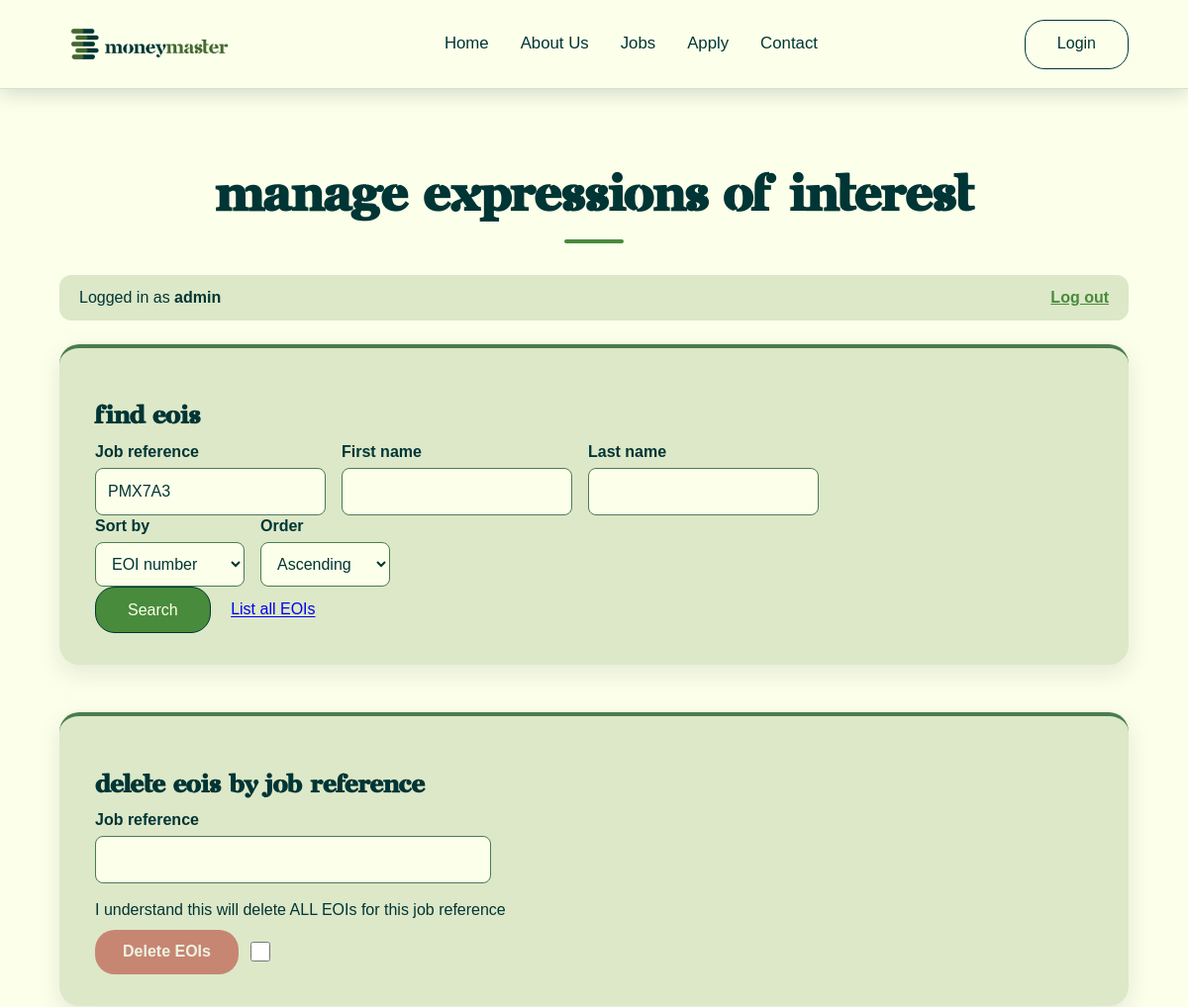
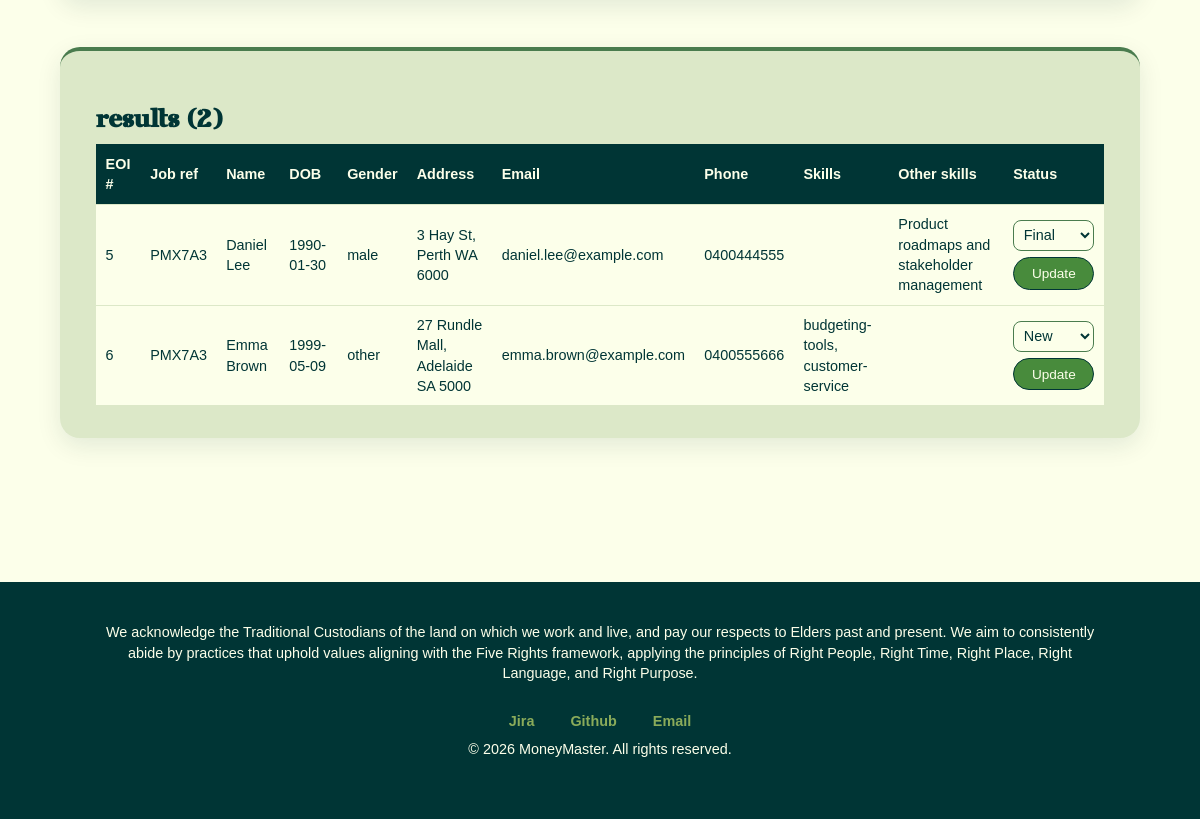
Screenshot of /project2/manage.php?jobref=PMX7A3 (signed in) with the database file from the repository (2 pictures, top to bottom).
### tables this page shows
CREATE TABLE `eoi` (
  `EOInumber`      INT AUTO_INCREMENT PRIMARY KEY,
  `job_ref`        VARCHAR(6)   NOT NULL,
  `first_name`     VARCHAR(20)  NOT NULL,
  `last_name`      VARCHAR(20)  NOT NULL,
  `dob`            DATE         NOT NULL,
  `gender`         VARCHAR(10)  NOT NULL,
  `street_address` VARCHAR(40)  NOT NULL,
  `suburb`         VARCHAR(40)  NOT NULL,
  `state`          VARCHAR(3)   NOT NULL,
  `postcode`       CHAR(4)      NOT NULL,
  `email`          VARCHAR(100) NOT NULL,
  `phone`          VARCHAR(12)  NOT NULL,
  `skills`         VARCHAR(255),
  `other_skills`   TEXT,
  `status`         ENUM('New', 'Current', 'Final') NOT NULL DEFAULT 'New'
);

### project2/manage.php (the view, shortened to what this page needs)
<?php
function e($value) {
    return htmlspecialchars((string)$value, ENT_QUOTES, "UTF-8", false);
}
require_once "settings.php";
$conn = @mysqli_connect($host, $user, $pwd, $sql_db);
$db_error = "";
$results = array();
$sort_fields = array(
    "EOInumber"      => "EOI number",
    "job_ref"        => "Job reference",
    "first_name"     => "First name",
    "last_name"      => "Last name",
    "dob"            => "Date of birth",
    "gender"         => "Gender",
    "street_address" => "Street address",
    "suburb"         => "Suburb",
    "state"          => "State",
    "postcode"       => "Postcode",
    "email"          => "Email",
    "phone"          => "Phone",
    "skills"         => "Skills",
    "other_skills"   => "Other skills",
    "status"         => "Status"
);
$statuses = array("New", "Current", "Final");
$search_jobref = isset($_GET["jobref"])    ? trim($_GET["jobref"])    : "";
$search_first  = isset($_GET["firstname"]) ? trim($_GET["firstname"]) : "";
$search_last   = isset($_GET["lastname"])  ? trim($_GET["lastname"])  : "";
$sort  = (isset($_GET["sort"]) && array_key_exists($_GET["sort"], $sort_fields)) ? $_GET["sort"] : "EOInumber";
$order = (isset($_GET["order"]) && $_GET["order"] == "DESC") ? "DESC" : "ASC";
if (!$conn) {
    $db_error = "Unable to connect to the database.";
} else {
    $sql = "SELECT * FROM eoi";
    $conditions = array();
    $types = "";
    $params = array();
    if ($search_jobref != "") {
        $conditions[] = "job_ref = ?";
        $types .= "s";
        $params[] = $search_jobref;
    }
    if (count($conditions) > 0) {
        $sql .= " WHERE " . implode(" AND ", $conditions);
    }
    $sql .= " ORDER BY $sort $order";
    $stmt = mysqli_prepare($conn, $sql);
    if (!$stmt) {
        $db_error = "The EOI table does not exist yet. Submit an application first.";
    } else {
        if ($types != "") {
            mysqli_stmt_bind_param($stmt, $types, ...$params);
        }
        mysqli_stmt_execute($stmt);
        $result = mysqli_stmt_get_result($stmt);
        while ($row = mysqli_fetch_assoc($result)) {
            $results[] = $row;
        }
    }
}
?>
<!DOCTYPE html>
<html lang="en">
<head>
    <link rel="stylesheet" href="../styles/styles.css">
</head>
<body>
    <?php include 'header.inc'; ?>
    <main class="manage-page">
        <h1>Manage Expressions of Interest</h1>
        <div class="manage-bar">
            <span>Logged in as <strong><?php echo e($_SESSION["username"]); ?></strong></span>
            <a href="logout.php">Log out</a> <?php  ?>
        </div>
        <section>
            <h2>Find EOIs</h2>
            <form action="manage.php" method="GET">
                <div class="form-row">
                    <div>
                        <label for="jobref">Job reference</label>
                        <input type="text" id="jobref" name="jobref" maxlength="6" value="<?php echo e($search_jobref); ?>">
                    </div>
                    <div>
                        <label for="firstname">First name</label>
                        <input type="text" id="firstname" name="firstname" maxlength="20" value="<?php echo e($search_first); ?>">
                    </div>
                    <div>
                        <label for="lastname">Last name</label>
                        <input type="text" id="lastname" name="lastname" maxlength="20" value="<?php echo e($search_last); ?>">
                    </div>
                </div>
                <div class="form-row">
                    <div>
                        <label for="sort">Sort by</label>
                        <select id="sort" name="sort">
                            <?php foreach ($sort_fields as $field => $label) { ?>
                                <option value="<?php echo $field; ?>" <?php if ($sort == $field) echo "selected"; ?>><?php echo $label; ?></option>
                            <?php } ?>
                        </select>
                    </div>
                    <div>
                        <label for="order">Order</label>
                        <select id="order" name="order">
                            <option value="ASC" <?php if ($order == "ASC") echo "selected"; ?>>Ascending</option>
                        </select>
                    </div>
                </div>
                <div>
                    <button type="submit">Search</button>
                    <a href="manage.php">List all EOIs</a>
                </div>
            </form>
        </section>
        <section>
            <h2>Delete EOIs by Job Reference</h2>
            <form action="manage.php" method="POST">
                <label for="delete_jobref">Job reference</label>
                <input type="text" id="delete_jobref" name="delete_jobref" maxlength="6">
                <p class="confirm-text">
                    <label for="confirm_delete">I understand this will delete ALL EOIs for this job reference</label>
                </p>
                <div class="delete-row">
                    <button type="submit">Delete EOIs</button>
                    <input type="checkbox" id="confirm_delete" name="confirm_delete" value="yes">
                </div>
            </form>
        </section>
        <section>
            <h2>Results (<?php echo count($results); ?>)</h2>
            <?php if ($db_error != "") { ?>
                <div class="manage-message"><?php echo $db_error; ?></div>
            <?php } elseif (count($results) == 0) { ?>
                <div class="manage-message">No EOIs found.</div>
            <?php } else { ?>
                <div class="manage-table-wrap">
                    <table class="manage-table">
                        <thead>
                            <tr>
                                <th>EOI #</th>
                                <th>Job ref</th>
                                <th>Name</th>
                                <th>DOB</th>
                                <th>Gender</th>
                                <th>Address</th>
                                <th>Email</th>
                                <th>Phone</th>
                                <th>Skills</th>
                                <th>Other skills</th>
                                <th>Status</th>
                            </tr>
                        </thead>
                        <tbody>
                            <?php foreach ($results as $row) { ?>
                                <tr>
                                    <td><?php echo e($row["EOInumber"]); ?></td>
                                    <td><?php echo e($row["job_ref"]); ?></td>
                                    <td><?php echo e($row["first_name"] . " " . $row["last_name"]); ?></td>
                                    <td><?php echo e($row["dob"]); ?></td>
                                    <td><?php echo e($row["gender"]); ?></td>
                                    <td><?php echo e($row["street_address"] . ", " . $row["suburb"] . " " . $row["state"] . " " . $row["postcode"]); ?></td>
                                    <td><?php echo e($row["email"]); ?></td>
                                    <td><?php echo e($row["phone"]); ?></td>
                                    <td><?php echo e($row["skills"]); ?></td>
                                    <td><?php echo e($row["other_skills"]); ?></td>
                                    <td>
                                        <form action="manage.php?<?php echo e(isset($_SERVER["QUERY_STRING"]) ? $_SERVER["QUERY_STRING"] : ""); ?>" method="POST">
                                            <select name="new_status" aria-label="Status for EOI <?php echo e($row["EOInumber"]); ?>">
                                                <?php foreach ($statuses as $status) { ?>
                                                    <option value="<?php echo $status; ?>" <?php if ($row["status"] == $status) echo "selected"; ?>><?php echo $status; ?></option>
                                                <?php } ?>
                                            </select>
                                            <button type="submit">Update</button>
                                        </form>
                                    </td>
                                </tr>
                            <?php } ?>
                        </tbody>
                    </table>
                </div>
            <?php } ?>
        </section>
    </main>
    <?php include 'footer.inc'; ?>
</body>
</html>

### styles/styles.css (style rules this page uses)
:root { --accent-color: rgb(72, 139, 60); --cream: #fcffea; --dark-green: #003535; --mid-green: #4a7c4e; --light-green: #8aab5a; --white: #ffffff; --soft-green: #dce8c8; --pale-green: #eef4df; --text: #2f4f4f; --muted: #6b7a5e; --radius: 20px; }
* { box-sizing: border-box; line-height: 140%; }
html { scroll-behavior: smooth; }
body { margin: 0; padding: 0; background-color: var(--cream); color: var(--dark-green); font-family: Helvetica, Arial, sans-serif; }
h1, h2, h3, h4 { font-family: "Saint George", Helvetica, Arial, sans-serif; }
h1 { font-size: 50px; }
h2 { font-size: 36px; }
main { width: 100%; max-width: 1200px; min-height: 100vh; margin: 0 auto; padding: 130px 5% 3rem; }
main > section { background-color: var(--soft-green); border-radius: var(--radius); padding: 2rem 2.25rem; margin-bottom: 2rem; border-top: 4px solid var(--mid-green); box-shadow: 0 8px 25px rgba(0, 53, 53, 0.1); }
main > h1 { color: var(--dark-green); text-align: center; margin-bottom: 2rem; }
main > h1::after { content: ""; display: block; width: 60px; height: 4px; margin: 0.5rem auto 0; border-radius: 2px; background-color: var(--accent-color); }
main > section h2 { font-family: "Saint George", sans-serif; font-size: 1.55rem; color: var(--dark-green); font-weight: 700; margin-bottom: 0.4rem; }
main > section:has(form) { max-width: 850px; margin: 0 auto 3rem; background-color: var(--soft-green); }
form p { margin-bottom: 1.2rem; }
label { display: block; margin-bottom: 0.3rem; color: var(--dark-green); font-weight: bold; }
input[type="text"], input[type="email"], input[type="date"], select, textarea { width: 100%; max-width: 400px; padding: 0.75rem; border: 1.5px solid var(--mid-green); border-radius: 8px; color: var(--dark-green); background-color: var(--cream); font-size: 1rem; transition: border-color 0.3s, box-shadow 0.3s; }
.form-row { display: flex; flex-wrap: wrap; gap: 1rem; }
form button { padding: 0.7rem 2rem; margin-right: 1rem; border: 1.5px solid var(--dark-green); border-radius: 20px; font-size: 1rem; cursor: pointer; transition: 0.3s; }
button[type="submit"] { color: var(--cream); background-color: var(--accent-color); }
.manage-page > section:has(form) { max-width: none; }
.manage-bar { display: flex; justify-content: space-between; align-items: center; margin-bottom: 1.5rem; padding: 0.75rem 1.25rem; border-radius: 12px; background-color: var(--soft-green); }
.manage-bar a { color: var(--accent-color); font-weight: bold; }
.manage-table-wrap { overflow-x: auto; }
.manage-table { width: 100%; border-collapse: collapse; background-color: var(--cream); }
.manage-table th, .manage-table td { padding: 0.75rem; text-align: left; border-bottom: 1px solid var(--soft-green); }
.manage-table th { color: var(--cream); background-color: var(--dark-green); }
.manage-table { font-size: 0.9rem; }
.manage-table th, .manage-table td { padding: 0.6rem; }
.manage-table form { display: flex; flex-direction: column; gap: 0.4rem; }
.manage-table select { width: auto; padding: 0.35rem; font-size: 0.9rem; }
.manage-table button { width: auto; margin: 0; padding: 0.35rem 0.9rem; font-size: 0.85rem; }
.confirm-text { margin: 1rem 0 0.5rem; }
.confirm-text label { font-weight: normal; }
.delete-row { display: flex; align-items: center; gap: 0.75rem; }
.delete-row input[type="checkbox"] { width: 1.25rem; height: 1.25rem; margin: 0; accent-color: #b3261e; cursor: pointer; }
.delete-row button { width: auto; margin: 0; padding: 0.7rem 1.75rem; border: none; border-radius: 20px; color: #ffffff; background-color: #b3261e; font-weight: bold; box-shadow: 0 4px 10px rgba(179, 38, 30, 0.3); transition: background-color 0.2s, transform 0.2s, opacity 0.2s; }
.delete-row:has(input:not(:checked)) button { opacity: 0.5; box-shadow: none; }

### rows the page displays
eoi: EOInumber "5", job_ref "PMX7A3", first_name+last_name "Daniel Lee", dob "1990-01-30", gender "male", street_address+suburb+state "3 Hay St, Perth WA 6000", email "daniel.lee@example.com", phone "0400444555", other_skills "Product roadmaps and stakeholder management", new_status "Final"
eoi: EOInumber "6", job_ref "PMX7A3", first_name+last_name "Emma Brown", dob "1999-05-09", gender "other", street_address+suburb+state "27 Rundle Mall, Adelaide SA 5000", email "emma.brown@example.com", phone "0400555666", skills "budgeting-tools, customer-service", new_status "New"

### other values shown
$_SESSION["username"] "admin"
count($results) "2"
form field sort "EOI number"
